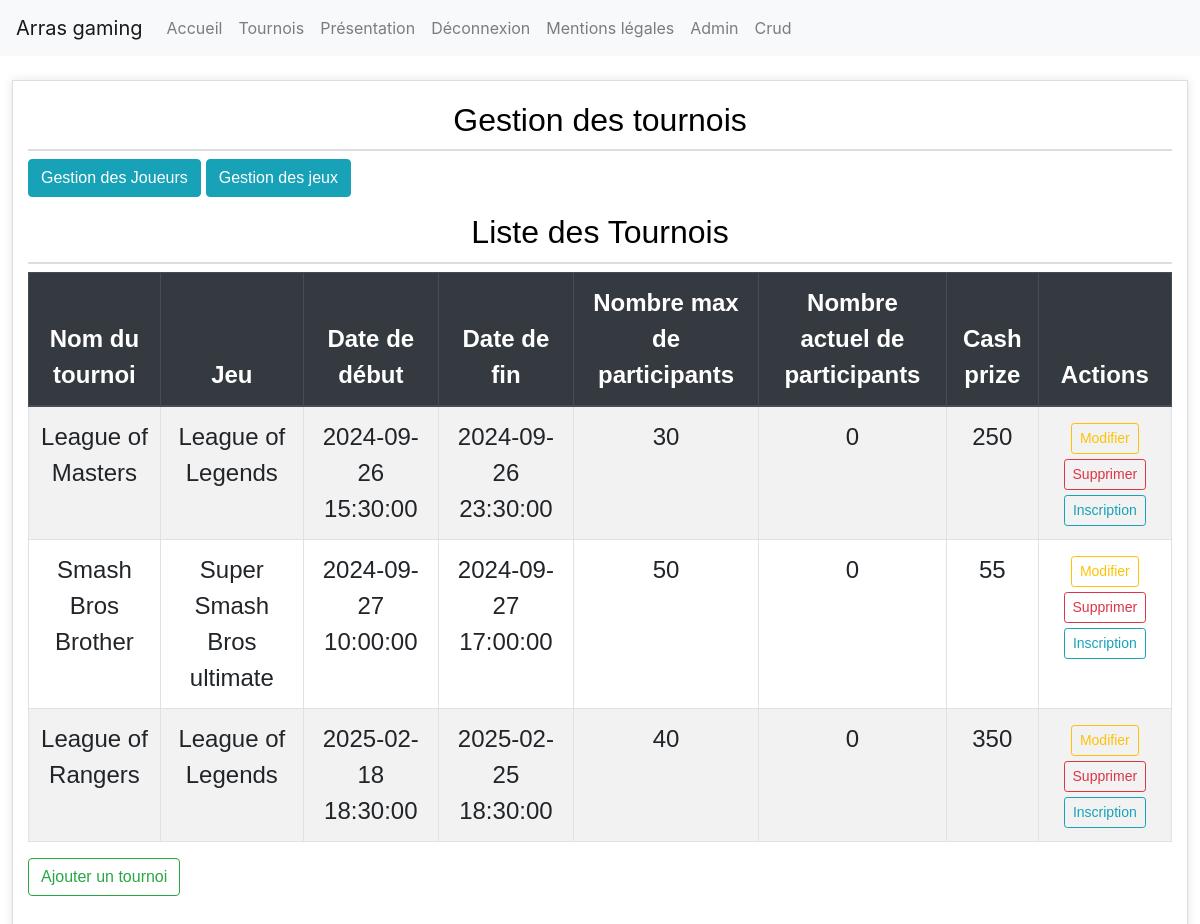
Screenshot of /admin/tournois/crud_tournois.php (signed in) with the database file from the repository.
### tables this page shows
CREATE TABLE `tournois` (
  `id` int NOT NULL,
  `nom` varchar(100) NOT NULL,
  `id_jeux` int NOT NULL,
  `debut_tournois` datetime NOT NULL,
  `fin_tournois` datetime NOT NULL,
  `nbr_pers_max` int NOT NULL,
  `nbr_pers_actuel` int NOT NULL DEFAULT '0',
  `cash_prize` int DEFAULT NULL
);

CREATE TABLE `jeux` (
  `id` int NOT NULL,
  `nom` varchar(100) NOT NULL,
  `editeur` varchar(100) NOT NULL
);

### admin/tournois/crud_tournois.php (the view, shortened to what this page needs)
<?php
require_once("../../hautbas/header.php");
$stmt = $pdo->prepare("SELECT tournois.*, jeux.nom AS nom_jeu FROM tournois JOIN jeux ON tournois.id_jeux = jeux.id ");
$stmt->execute();
?>
<!DOCTYPE html>
<html lang="fr">
<head>
    <link rel="stylesheet" href="https://stackpath.bootstrapcdn.com/bootstrap/4.3.1/css/bootstrap.min.css">
</head>
<body>
    <main class="container mt-4">
        <section>
            <h2>Gestion des tournois</h2>
            <p>
                <a href="../joueur/crud.php" class="btn btn-info">Gestion des Joueurs</a>
                <a href="../jeux/crud_jeu.php" class="btn btn-info">Gestion des jeux</a>
            </p>
            <h2>Liste des Tournois</h2>
            <table class="table table-striped table-bordered text-center">
                <thead class="thead-dark">
                    <tr>
                        <th>Nom du tournoi</th>
                        <th>Jeu</th>
                        <th>Date de début</th>
                        <th>Date de fin</th>
                        <th>Nombre max de participants</th>
                        <th>Nombre actuel de participants</th>
                        <th>Cash prize</th>
                        <th>Actions</th>
                    </tr>
                </thead>
                <tbody>
                    <?php
                    while ($res = $stmt->fetch(PDO::FETCH_ASSOC)) {
                        echo "<tr>";
                        echo "<td>". $res['nom']."</td>";
                        echo "<td>". $res['nom_jeu']."</td>";
                        echo "<td>". $res['debut_tournois']."</td>";
                        echo "<td>". $res['fin_tournois']."</td>";
                        echo "<td>". $res['nbr_pers_max']."</td>";
                        echo "<td>". $res['nbr_pers_actuel']."</td>";
                        echo "<td>". $res['cash_prize']."</td>";
                        echo "<td>
                                <a href='edit_tournois.php?id=".$res['id']."' class='btn btn-outline-warning btn-sm'>Modifier</a>
                                <a href='delete_tournois.php?id=".$res['id']."' class='btn btn-outline-danger btn-sm' onClick=\"return confirm('Êtes-vous sûr de vouloir supprimer ce tournoi ?')\">Supprimer</a>
                                <a href='crud_inscription.php?id=".$res['id']."' class='btn btn-outline-info btn-sm'>Inscription</a>
                              </td>";
                        echo "</tr>";
                    }
                    ?>
                </tbody>
            </table>
            <a href="add_tournois.php" class="btn btn-outline-success">Ajouter un tournoi</a>
        </section>
    </main>
</body>
</html>

### css/style.css (style rules this page uses)
main { margin-left: 1%; font-family: Arial, sans-serif; font-size: 150%; text-align: justify; display: flex; padding-bottom: 50px; }
body { font-family: Arial, sans-serif; line-height: 1.6; margin: 20px; background-color: #f9f9f9; }
main { max-width: 98% !important; margin: auto; margin-top: 5%; padding: 20px; background-color: #fff; border: 1px solid #ddd; box-shadow: 0 0 10px rgba(0, 0, 0, 0.1); margin: auto; }
h1, h2 { color: #333; text-align: center; }
h2 { margin-top: 30px; font-size: 28px; border-bottom: 2px solid #ddd; padding-bottom: 10px; color: #000000; }
p { margin: 15px 0; font-size: 18px; color: #555; }
section { margin-bottom: 40px; }
a { color: #337ab7; text-decoration: none; }

### rows the page displays
tournois: nom "League of Masters", id_jeux.nom "League of Legends", debut_tournois "2024-09-26 15:30:00", fin_tournois "2024-09-26 23:30:00", nbr_pers_max "30", nbr_pers_actuel "0", cash_prize "250"
tournois: nom "Smash Bros Brother", id_jeux.nom "Super Smash Bros ultimate", debut_tournois "2024-09-27 10:00:00", fin_tournois "2024-09-27 17:00:00", nbr_pers_max "50", nbr_pers_actuel "0", cash_prize "55"
tournois: nom "League of Rangers", id_jeux.nom "League of Legends", debut_tournois "2025-02-18 18:30:00", fin_tournois "2025-02-25 18:30:00", nbr_pers_max "40", nbr_pers_actuel "0", cash_prize "350"

### other values shown
$_SESSION['pseudo'] "Admin"
